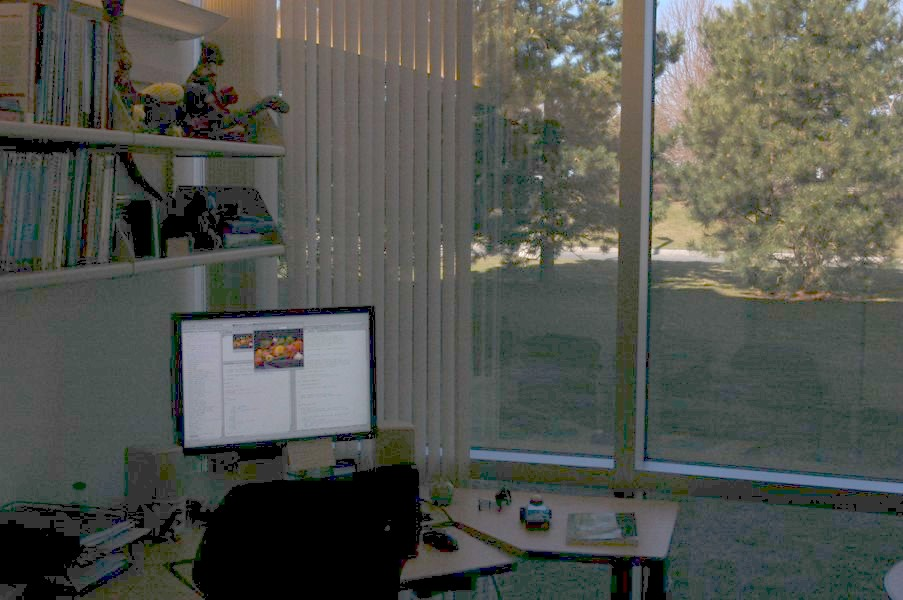
%> input picture Lab-3/assets/office.jpg, 903 x 600 px
$ octave task7_office.m   (GNU Octave 9; MATLAB toolbox functions it lacks are replaced by stand-ins)
%> lines starting %> are read from the running program, lines starting %| are printed output that depends on the picture
% task 7 - office
% original image
f = imread('assets/office.jpg');
%> f is the input picture: size 600x903x3 uint8; mean R, G, B 83.4, 85.5, 79.4

imhist(f);
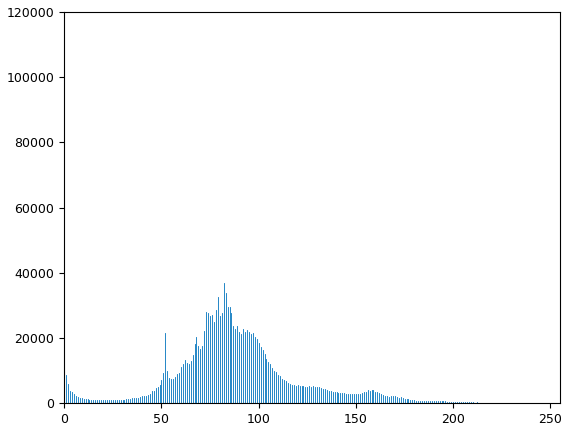
%> figure redrawn from the program's plot data; highest point at x = 0, y = 112807

% gamma correction
g1 = imadjust(f, [], [], 0.6);
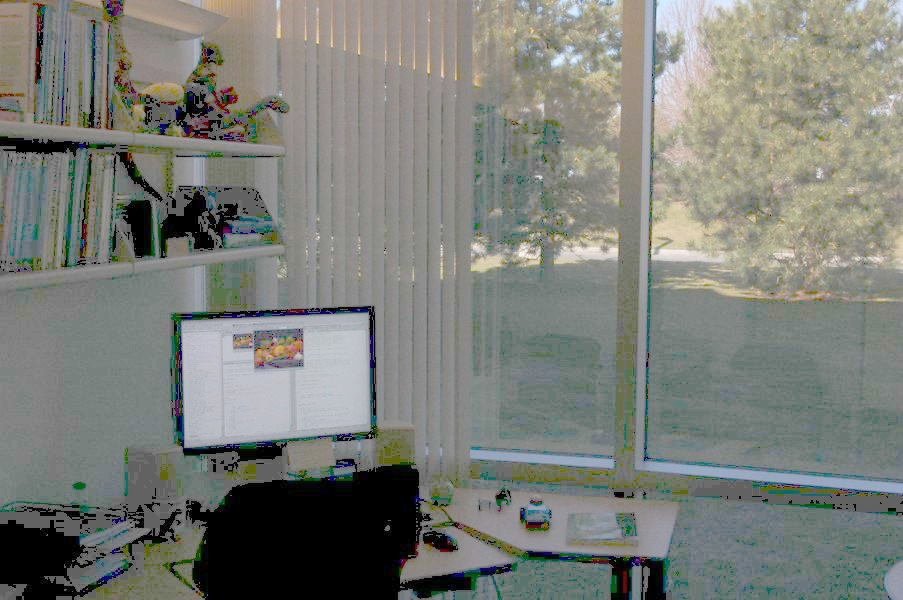
%> g1: size 600x903x3 uint8; mean R, G, B 123.7, 126.5, 120.5
g2 = imadjust(f, [0.15 0.6], [0 1]);
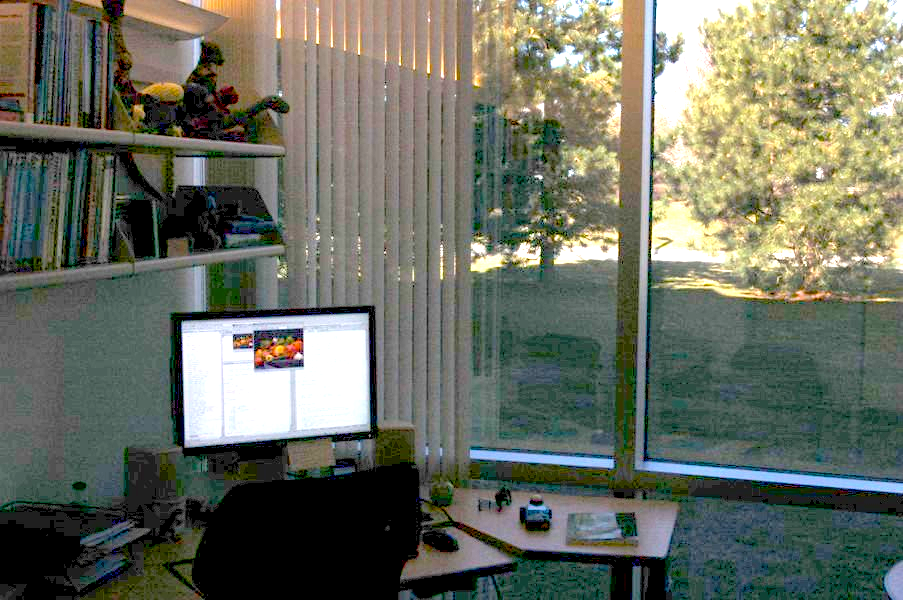
%> g2: size 600x903x3 uint8; mean R, G, B 106.4, 110.6, 97.1

h = histeq(g2,256);
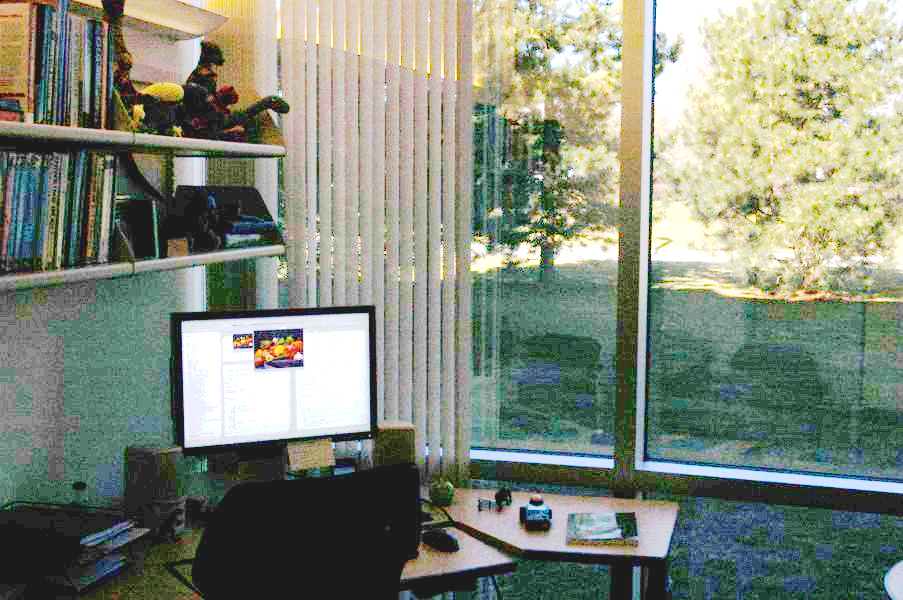
%> h: size 600x903x3 uint8; mean R, G, B 130, 137.8, 122.6

figure;
montage({f, g1, g2, h}, 'Size',[1 4])
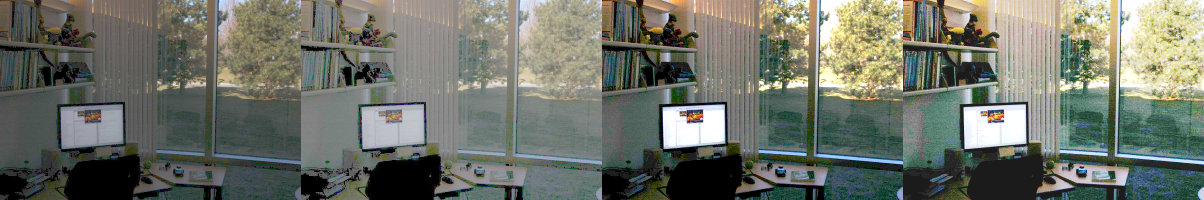
%> displayed picture: size 600x3612x3, on the screen's scale of 0 to 255 (shown at 1/3 size); mean R, G, B 110.9, 115.1, 104.9

$ run again, with Lab-3/assets/noisyPCB.jpg copied over Lab-3/assets/office.jpg
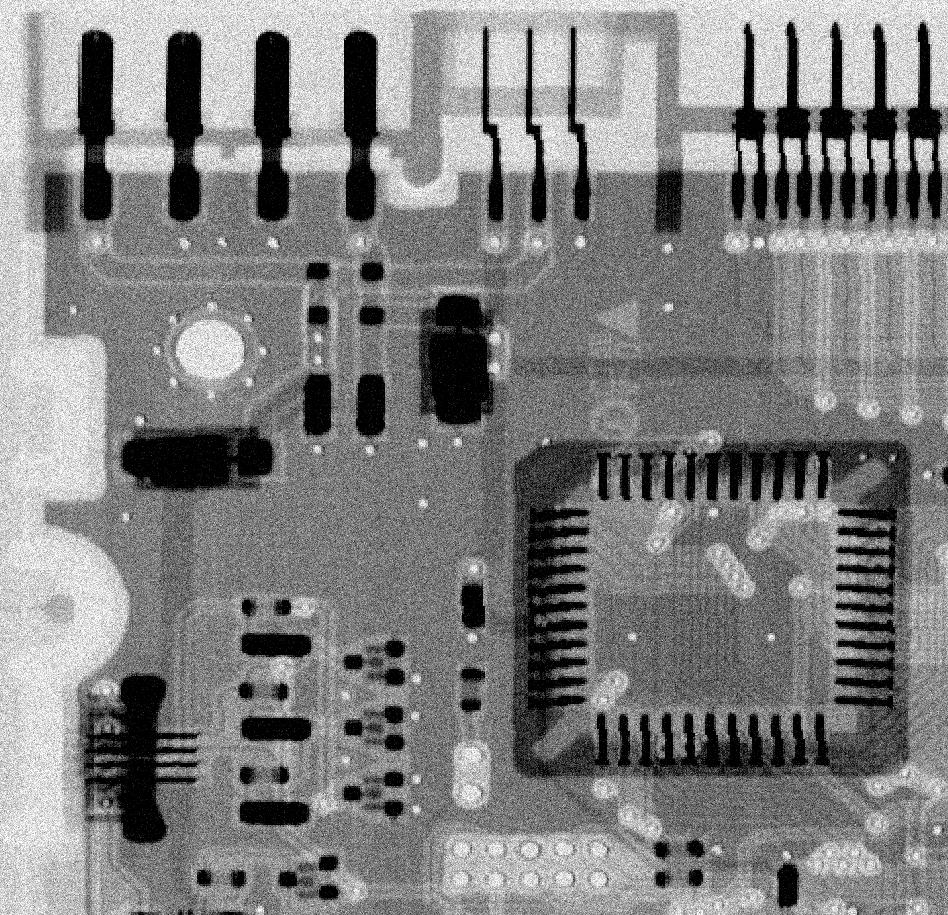
%> input picture Lab-3/assets/noisyPCB.jpg, 948 x 915 px
%> f is the input picture: size 915x948 uint8; min 0, max 255, mean 128
%> `g2 = imadjust(f, [0.15 0.6], [0 1]);`:
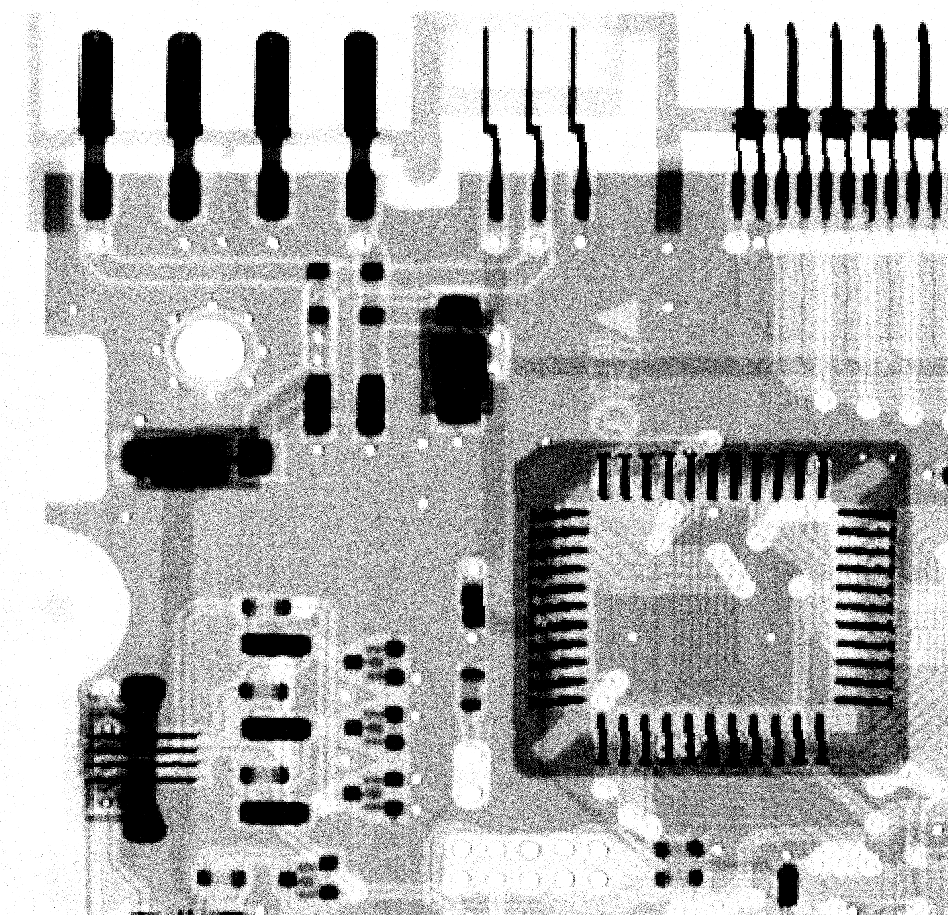
%> g2: size 915x948 uint8; min 0, max 255, mean 174.6
%> `montage({f, g1, g2, h}, 'Size',[1 4])`:
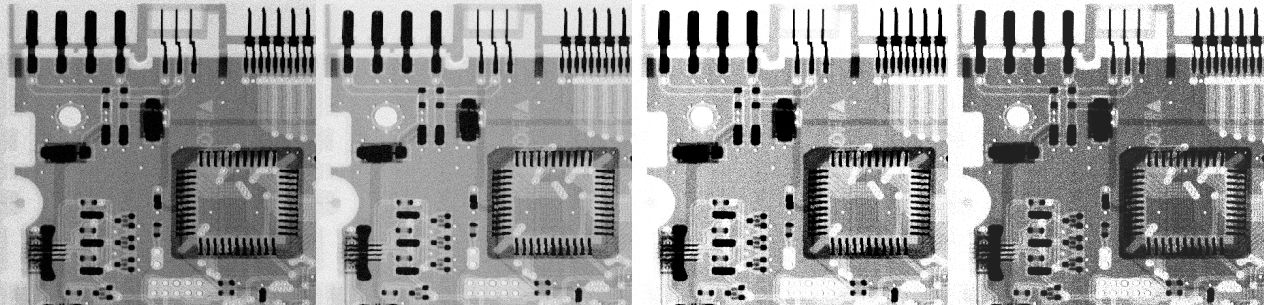
%> displayed picture: size 915x3792, on the screen's scale of 0 to 255 (shown at 1/3 size); min 0, max 255, mean 151.9

$ run again, with Lab-3/assets/breastXray.tif saved as Lab-3/assets/office.jpg
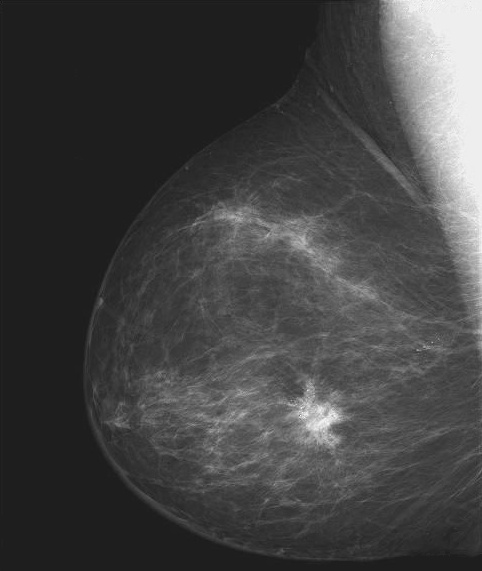
%> input picture Lab-3/assets/breastXray.tif, 482 x 571 px
%> f is the input picture: size 571x482 uint8; min 19, max 255, mean 66.7
%> `h = histeq(g2,256);`:
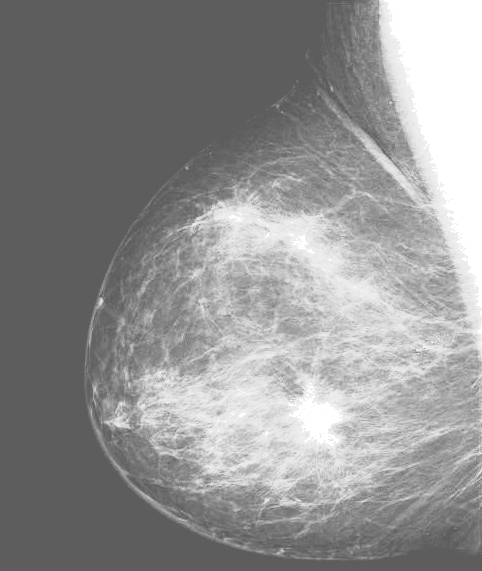
%> h: size 571x482 uint8; min 93, max 255, mean 145.3
%> `montage({f, g1, g2, h}, 'Size',[1 4])`:
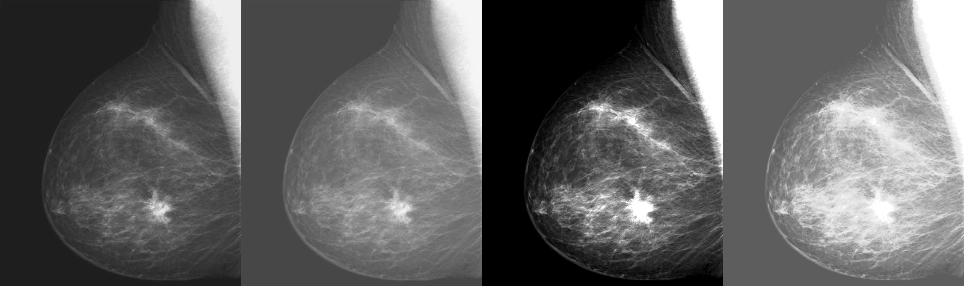
%> displayed picture: size 571x1928, on the screen's scale of 0 to 255 (shown at 1/2 size); min 0, max 255, mean 95.7
